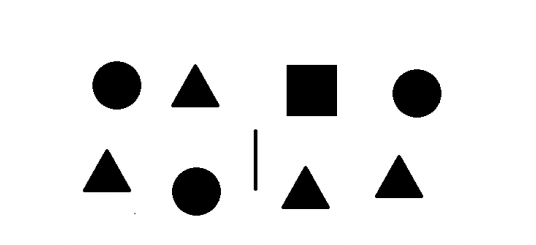
#> input picture BenthicDetect/benthic.png, 536 x 245 px
$ python ShapeDetection.py   (older library calls are emulated)
#> lines starting #> are read from the running program, lines starting #| are printed output that depends on the picture; after the words box and inside, x2 and y2 are one past the last pixel; in counts of white or black regions, pixels touching at a corner belong together
### BenthicDetect/pyimagesearch/shapedetector.py
# import the necessary packages

s1 = 0
s2 = 0
s3 = 0
s4 = 0
s5 = 0
import cv2

class ShapeDetector:
	def __init__(self):
		pass

	def detect(self, c):
		global s1
		global s2
		global s3
		global s4
		global s5
		# initialize the shape name and approximate the contour
		shape = "unidentified"
		peri = cv2.arcLength(c, True)
		approx = cv2.approxPolyDP(c, 0.04 * peri, True)

		# if the shape is a triangle, it will have 3 vertices
		if len(approx) == 2:
			shape = "line"
			s1 = s1 + 1
		elif len(approx) == 3:
			shape = "triangle"
			s2 = s2 + 1

		# if the shape has 4 vertices, it is either a square or
		# a rectangle
		elif len(approx) == 4:
			# compute the bounding box of the contour and use the
			# bounding box to compute the aspect ratio
			(x, y, w, h) = cv2.boundingRect(approx)
			ar = w / float(h)

			# a square will have an aspect ratio that is approximately
			# equal to one, otherwise, the shape is a rectangle
			shape = "square" if ar >= 0.95 and ar <= 1.05 else "rectangle"
			s3 = s3 + 1

		# if the shape is a pentagon, it will have 5 vertices
		elif len(approx) == 5:
			shape = "pentagon"
			s4 = s4 + 1

		# otherwise, we assume the shape is a circle
		else:
			shape = "circle"
			s5 = s5 + 1

		# return the name of the shape
		print(s1, s2, s3, s5)
		return shape
circle = u'◯'
triangle = u'  ⃤'
square = u'⃞'
pentagon = u'⬠'


print("|", triangle, square, circle)

### BenthicDetect/ShapeDetection.py
# USAGE
# python detect_shapes.py --image shapes_and_colors.png


# import the necessary packages
from pyimagesearch.shapedetector import ShapeDetector
import argparse
import imutils
import cv2
import numpy as np


# load the image and resize it to a smaller factor so that

image = cv2.imread("benthic.png")
#> image is the input picture: shape (245, 536, 3); min 0, max 255, mean 229.9
resized = imutils.resize(image, width=536)
ratio = image.shape[0] / float(resized.shape[0])
#> ratio = 1

# convert the resized image to grayscale, blur it slightly,
# and threshold it
gray = cv2.cvtColor(resized, cv2.COLOR_BGR2GRAY)
blurred = cv2.GaussianBlur(gray, (5, 5), 0)
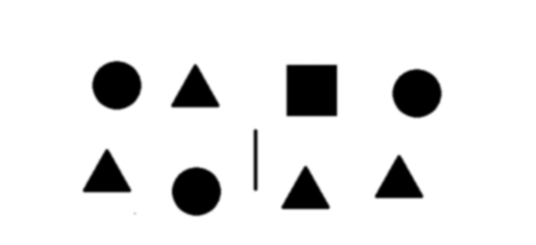
#> blurred: shape (245, 536); min 0, max 255, mean 230
lower = np.array([0, 0, 0])
upper = np.array([60, 60, 60])
thresh = cv2.inRange(image, lower, upper)
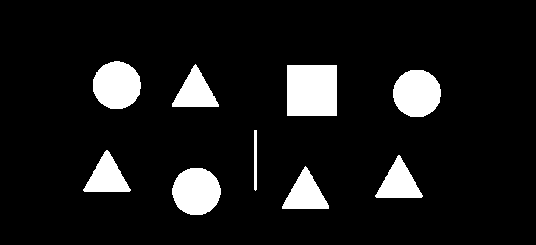
#> thresh: shape (245, 536); 9.6% white; 9 white regions
# find contours in the thresholded image and initialize the
# shape detector
cnts = cv2.findContours(thresh.copy(), cv2.RETR_EXTERNAL,
	cv2.CHAIN_APPROX_SIMPLE)
#> cnts = 9 contours; largest, box (x1, y1, x2, y2) and area: (287, 65, 337, 116) 2450, (93, 61, 141, 109) 1740, (172, 168, 221, 215) 1740, (393, 70, 441, 117) 1730, (375, 155, 423, 198) 1041
cnts = cnts[0] if imutils.is_cv2() else cnts[1]
sd = ShapeDetector()

# loop over the contours
for c in cnts:
	# compute the center of the contour, then detect the name of the
	# shape using only the contour
	M = cv2.moments(c)
	cX = int((M["m10"] / M["m00"]) * ratio)
	cY = int((M["m01"] / M["m00"]) * ratio)
	if M["m00"] == 0: shape = "line"
	shape = sd.detect(c)

	# multiply the contour (x, y)-coordinates by the resize ratio,
	# then draw the contours and the name of the shape on the image
	c = c.astype("float")
	c *= ratio
	c = c.astype("int")
	cv2.drawContours(image, [c], -1, (0, 255, 0), 2)
	cv2.putText(image, shape, (cX, cY), cv2.FONT_HERSHEY_SIMPLEX,
		0.5, (100, 100, 100), 2)
#> this loop made 9 passes
#> (cX, cY, shape, peri in detect, approx in detect) on passes 2, 3, 4, 8: (305, 193, 'triangle', 149.1, [[305, 166], [282, 208], [328, 208]]), (398, 182, 'triangle', 149.9, [[398, 155], [375, 196], [421, 197]]), (106, 176, 'triangle', 147.9, [[106, 150], [83, 190], [129, 191]]), (194, 91, 'triangle', 149.6, [[195, 64], [172, 106], [218, 106]])
#> (cX, cY, shape, peri in detect) on passes 1, 6, 9: (195, 191, 'circle', 156.4), (416, 92, 'circle', 155.5), (116, 84, 'circle', 157)
#| 0 0 0 1
#| 0 1 0 1
#| 0 2 0 1
#| 0 3 0 1
#| 1 3 0 1
#| 1 3 0 2
#| 1 3 1 2
#| 1 4 1 2
#> (further printed lines are left out)
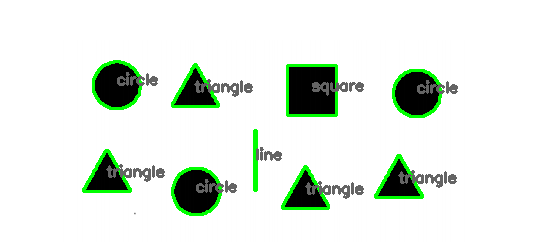
#> image: shape (245, 536, 3); 5.56% of pixels changed, all inside (x1, y1, x2, y2) = (82, 60, 458, 216)
	# show the output image
cv2.imshow("Image", image)
cv2.waitKey(0)

$ run again, with BenthicDetect/shape.png copied over BenthicDetect/benthic.png
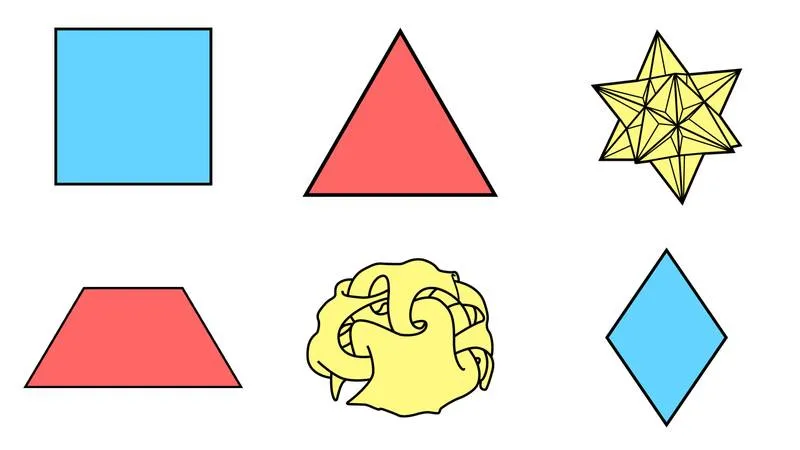
#> input picture BenthicDetect/shape.png, 800 x 450 px
#> image is the input picture: shape (450, 800, 3); mean B, G, R 223.4, 227.9, 230.5
#> `thresh = cv2.inRange(image, lower, upper)`:
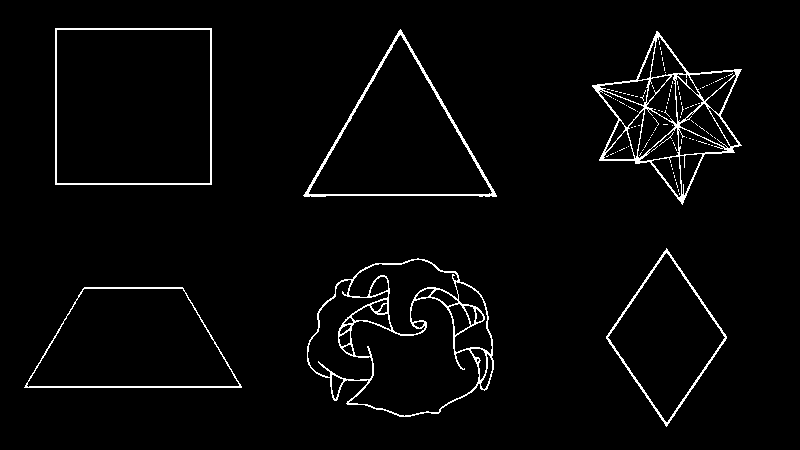
#> thresh: shape (450, 800); 2.9% white in thin lines or dots, all inside (x1, y1, x2, y2) = (24, 28, 742, 427)
#> cnts = 6 contours; box (x1, y1, x2, y2) and area: (55, 28, 212, 185) 24336, (307, 258, 494, 417) 21885, (303, 29, 497, 197) 16044, (24, 287, 242, 388) 15798, (592, 31, 742, 205) 12589, (606, 248, 727, 427) 10751
#> the loop `for c in cnts:` made 6 passes
#> (cX, cY, shape, peri in detect, approx in detect, x in detect, y in detect, w in detect) on passes 1, 3: (198, 513, 'rectangle', 564.3, [[24, 387], [241, 386], [182, 287], [84, 287]], 24, 287, 218), (995, 503, 'rectangle', 455.4, [[666, 248], [606, 336], [666, 426], [726, 338]], 606, 248, 121)
#> (printed output is left out)
#> after the loop `for c in cnts:`:
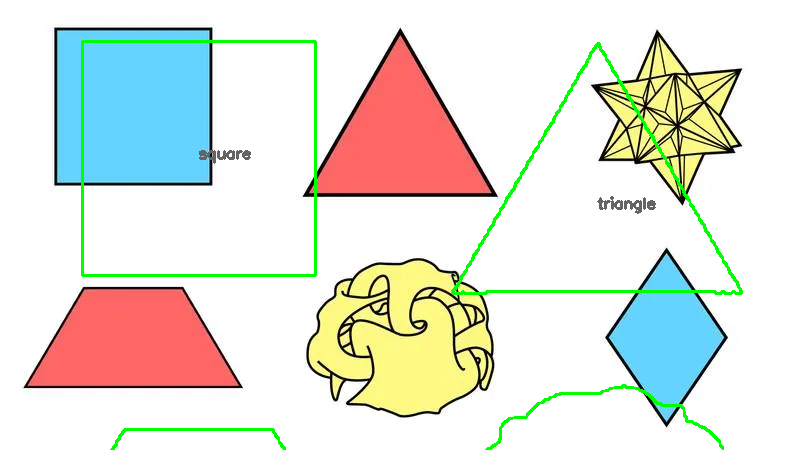
#> image: shape (450, 800, 3); 2.23% of pixels changed, all inside (x1, y1, x2, y2) = (81, 40, 743, 450)
